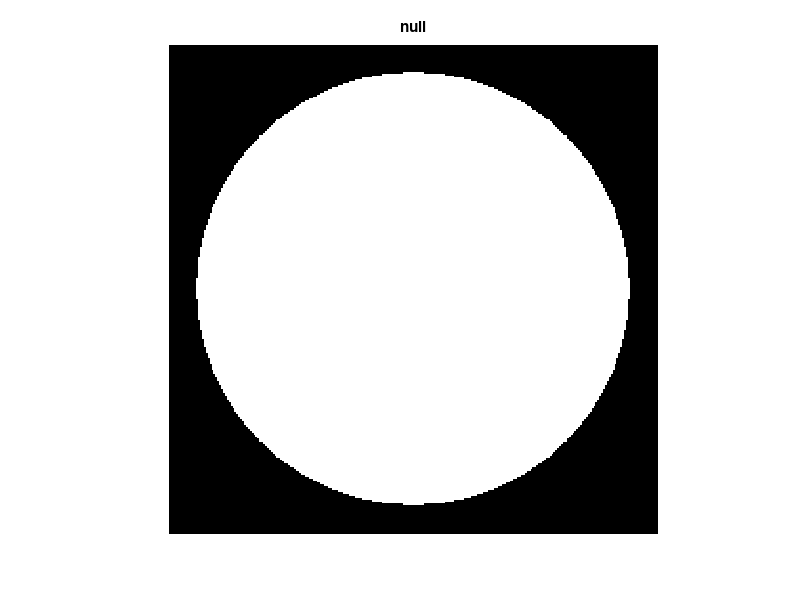
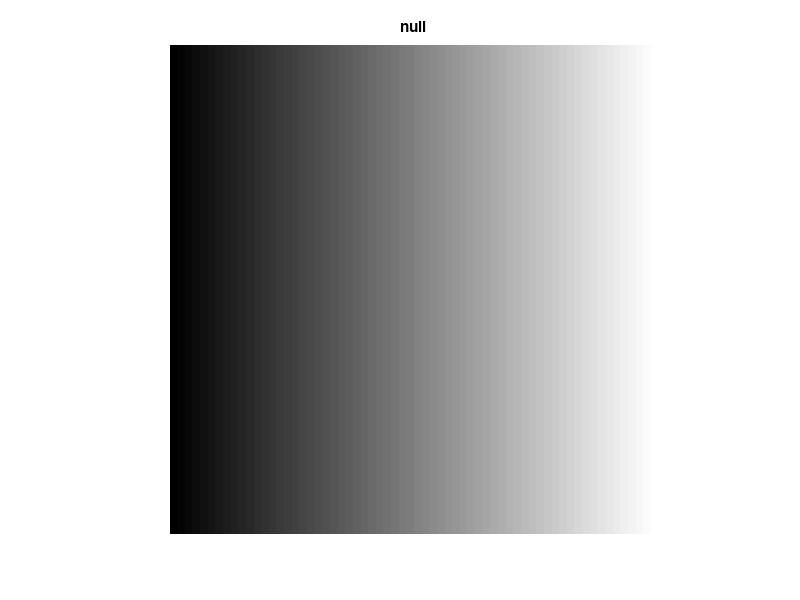
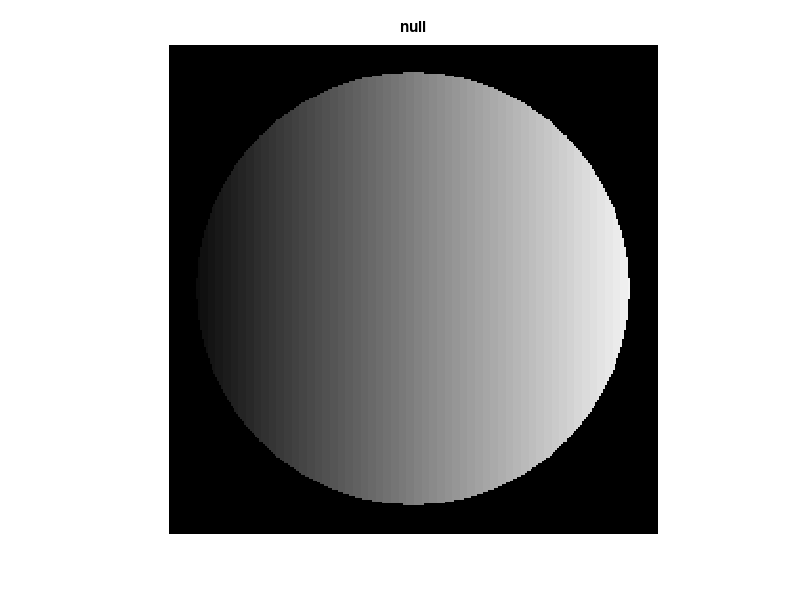

Write the MATLAB code that produced these figures, in order.
clc;
clear;
clear all;
close all;

w=256;
h=256;
I2=zeros(h,w);

x=128;
y=128;
r=80;

for i=1:w
    for j=1:h
        if (((x-i)^2+(y-j)^2)^1/2<=r^2)
            I1(i,j)=255;
        else
            I1(i,j)=0;
        end
    end
end

figure,imshow(uint8(I1)),title("null")

for i=1:w
    for j=1:h
        I2(i,j)=j-1;
    end
end

figure,imshow(uint8(I2)),title("null")

I3=zeros(h,w);

for i=1:w
    for j=1:h
        I3(i,j)=I2(i,j).*(I1(i,j)/255);
    end
end

figure,imshow(uint8(I3)),title("null")